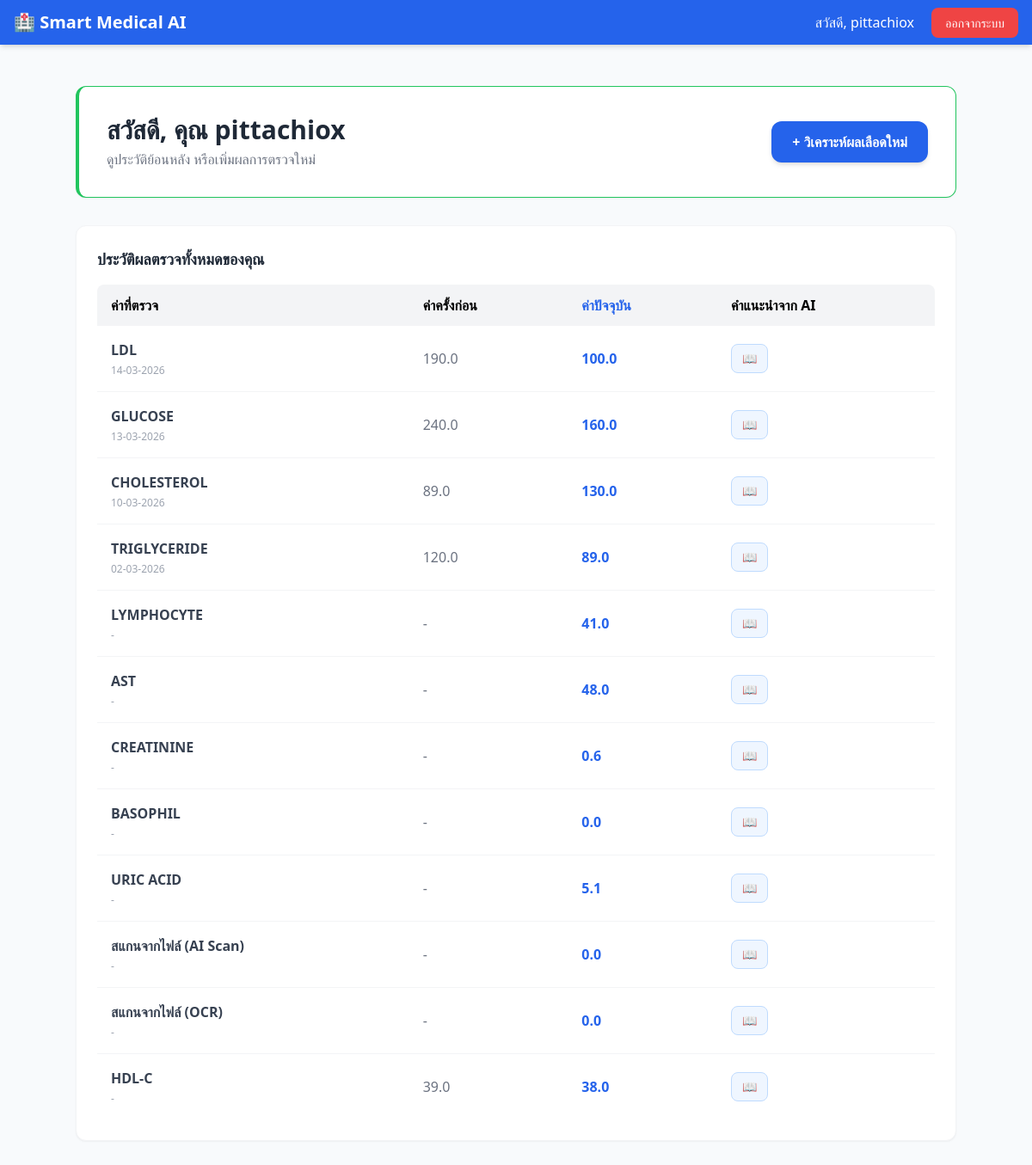
The page /dashboard (signed in) on the database its author committed.
### app.py (models this page shows)
class User(UserMixin, db.Model):
    id = db.Column(db.Integer, primary_key=True)
    username = db.Column(db.String(150), unique=True, nullable=False)
    password = db.Column(db.String(150), nullable=False)
    records = db.relationship('BloodRecord', backref='user', lazy=True)

class BloodRecord(db.Model):
    id = db.Column(db.Integer, primary_key=True)
    test_name = db.Column(db.String(50), nullable=False)
    current_value = db.Column(db.Float, nullable=False)
    previous_value = db.Column(db.Float, nullable=True)
    ai_analysis = db.Column(db.Text, nullable=False)
    user_id = db.Column(db.Integer, db.ForeignKey('user.id'), nullable=False)
    record_date = db.Column(db.Date, nullable=True, default=datetime.utcnow)

### app.py (the view)
@app.route('/dashboard')
@login_required
def dashboard():
    all_records = BloodRecord.query.filter_by(user_id=current_user.id).order_by(BloodRecord.record_date.desc(), BloodRecord.id.desc()).all()
    history = []
    seen_tests = set()
    for record in all_records:
        name_lower = record.test_name.lower().strip()
        if name_lower not in seen_tests:
            seen_tests.add(name_lower)
            history.append(record)
    return render_template('dashboard.html', name=current_user.username, history=history)

### app.py (called while the page is built)
@login_manager.user_loader
def load_user(user_id):
    return User.query.get(int(user_id))

### templates/dashboard.html
{% extends "base.html" %}
{% block content %}
<div class="max-w-5xl mx-auto space-y-8">
    <div
        class="bg-white p-8 rounded-xl shadow-sm border border-gray-100 flex flex-col md:flex-row justify-between items-center gap-4 border-l-4 border-green-500">
        <div>
            <h1 class="text-3xl font-bold text-gray-800">สวัสดี, คุณ {{ name }} </h1>
            <p class="text-gray-500 mt-1">ดูประวัติย้อนหลัง หรือเพิ่มผลการตรวจใหม่</p>
        </div>
        <a href="/analyze"
            class="bg-blue-600 hover:bg-blue-700 text-white px-6 py-3 rounded-xl font-bold shadow-md transition flex items-center gap-2">
            + วิเคราะห์ผลเลือดใหม่
        </a>
    </div>
    {% if history %}
    <div class="bg-white p-6 rounded-xl shadow-sm border border-gray-100">
        <h3 class="text-lg font-bold text-gray-800 mb-4 flex items-center gap-2">ประวัติผลตรวจทั้งหมดของคุณ</h3>
        <div class="overflow-x-auto">
            <table class="min-w-full text-left">
                <thead class="bg-gray-100">
                    <tr>
                        <th class="px-4 py-3 rounded-tl-lg font-semibold">ค่าที่ตรวจ</th>
                        <th class="px-4 py-3 font-semibold">ค่าครั้งก่อน</th>
                        <th class="px-4 py-3 font-semibold text-blue-600">ค่าปัจจุบัน</th>
                        <th class="px-4 py-3 rounded-tr-lg font-semibold">คำแนะนำจาก AI</th>
                    </tr>
                </thead>
                <tbody class="divide-y divide-gray-100">
                    {% for record in history %}
                    <tr class="hover:bg-gray-50">
                        <td class="px-4 py-4 font-bold text-gray-700">
                            {{ record.test_name }}
                            <div class="text-xs text-gray-400 mt-1 font-normal">{{
                                record.record_date.strftime('%d-%m-%Y') if record.record_date else '-' }}</div>
                        </td>
                        <td class="px-4 py-4 text-gray-500">{{ record.previous_value or '-' }}</td>
                        <td class="px-4 py-4 font-bold text-blue-600">{{ record.current_value }}</td>
                        <td class="px-4 py-4 text-sm text-gray-600">
                            <a href="{{ url_for('view_record', record_id=record.id) }}"
                                class="inline-flex items-center gap-1 bg-blue-50 text-blue-600 hover:bg-blue-100 hover:text-blue-800 px-3 py-1.5 rounded-lg font-semibold transition border border-blue-200">
                                📖
                            </a>
                        </td>
                    </tr>
                    {% endfor %}
                </tbody>
            </table>
        </div>
    </div>
    {% else %}
    <div class="text-center py-12 bg-gray-50 rounded-xl border border-dashed border-gray-300">
        <p class="text-gray-500 text-lg">คุณยังไม่มีประวัติผลตรวจเลือดในระบบ</p>
        <p class="text-gray-400 text-sm mt-2">กดปุ่ม "วิเคราะห์ผลเลือดใหม่" ด้านบนเพื่อเริ่มต้นใช้งาน</p>
    </div>
    {% endif %}
</div>
{% endblock %}

### templates/base.html (shortened to what this page needs)
<!DOCTYPE html>
<html lang="th">
<head>
    <script src="https://cdn.tailwindcss.com"></script>
</head>
<body class="bg-slate-50 min-h-screen">
    <nav class="bg-blue-600 text-white shadow-md">
        <div class="max-w-7xl mx-auto px-4 py-3 flex justify-between items-center">
            <a href="/" class="text-xl font-bold flex items-center gap-2">
                🏥 Smart Medical AI
            </a>
            <div>
                {% if current_user.is_authenticated %}
                <span class="mr-4">สวัสดี, {{ current_user.username }}</span>
                <a href="{{ url_for('logout') }}"
                    class="bg-red-500 hover:bg-red-600 px-4 py-2 rounded-lg text-sm transition">ออกจากระบบ</a>
                {% else %}
                <a href="{{ url_for('login') }}" class="hover:text-blue-200 mr-4">เข้าสู่ระบบ</a>
                <a href="{{ url_for('register') }}"
                    class="bg-white text-blue-600 px-4 py-2 rounded-lg text-sm font-bold transition hover:bg-gray-100">สมัครสมาชิก</a>
                {% endif %}
            </div>
        </div>
    </nav>
    <main class="max-w-7xl mx-auto px-4 py-8">
        {% block content %}{% endblock %}
    </main>
</body>
</html>

### rows shown on the page
User: username "pittachiox"
BloodRecord: test_name "LDL", record_date "14-03-2026", previous_value "190.0", current_value "100.0"
BloodRecord: test_name "GLUCOSE", record_date "13-03-2026", previous_value "240.0", current_value "160.0"
BloodRecord: test_name "CHOLESTEROL", record_date "10-03-2026", previous_value "89.0", current_value "130.0"
BloodRecord: test_name "TRIGLYCERIDE", record_date "02-03-2026", previous_value "120.0", current_value "89.0"
BloodRecord: test_name "LYMPHOCYTE", record_date "-", previous_value "-", current_value "41.0"
BloodRecord: test_name "AST", record_date "-", previous_value "-", current_value "48.0"
BloodRecord: test_name "CREATININE", record_date "-", previous_value "-", current_value "0.6"
BloodRecord: test_name "BASOPHIL", record_date "-", previous_value "-", current_value "0.0"
BloodRecord: test_name "URIC ACID", record_date "-", previous_value "-", current_value "5.1"
BloodRecord: test_name "สแกนจากไฟล์ (AI Scan)", record_date "-", previous_value "-", current_value "0.0"
BloodRecord: test_name "สแกนจากไฟล์ (OCR)", record_date "-", previous_value "-", current_value "0.0"
BloodRecord: test_name "HDL-C", record_date "-", previous_value "39.0", current_value "38.0"
